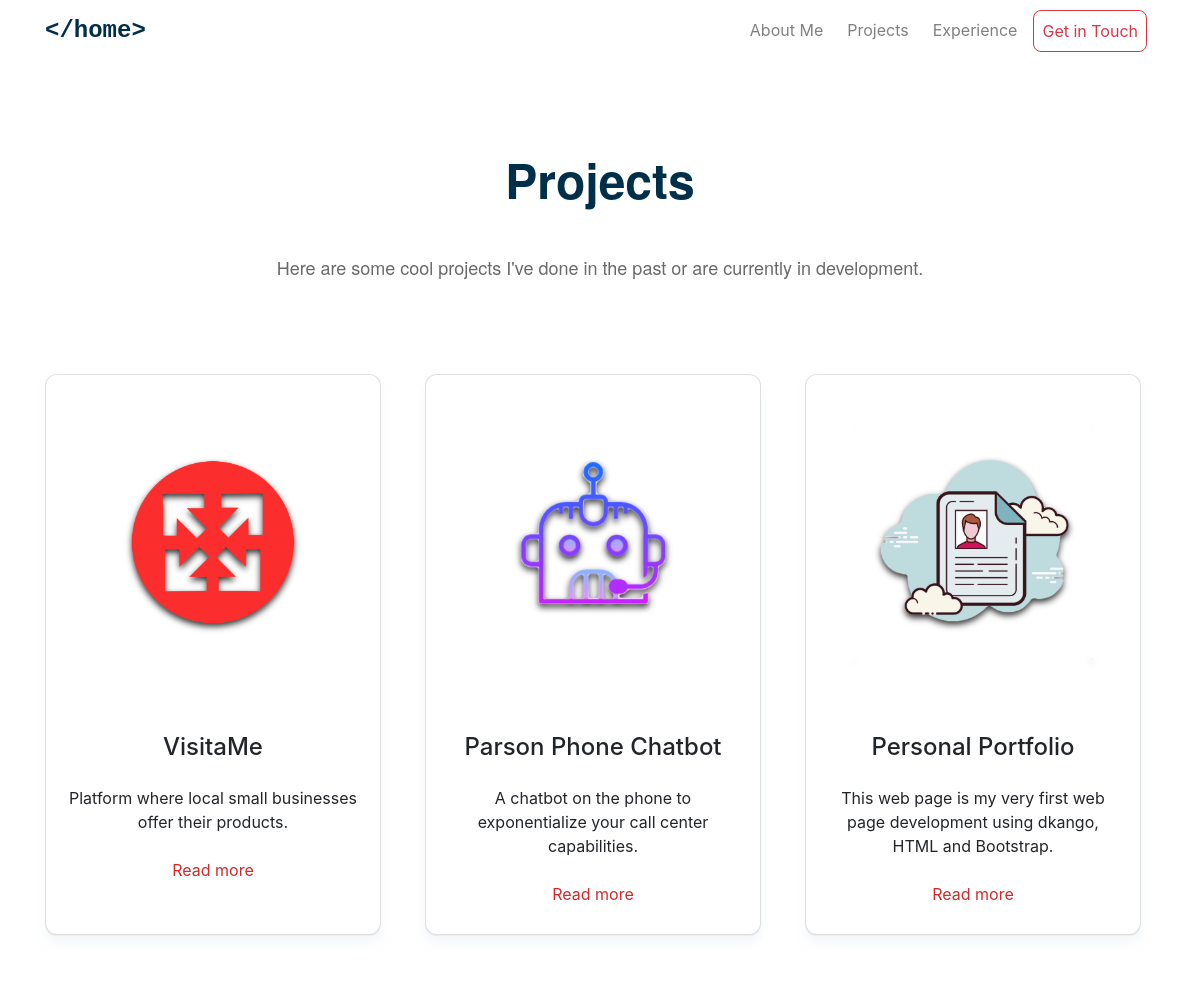
The page /projects/ (upper part) on the database as committed earlier.
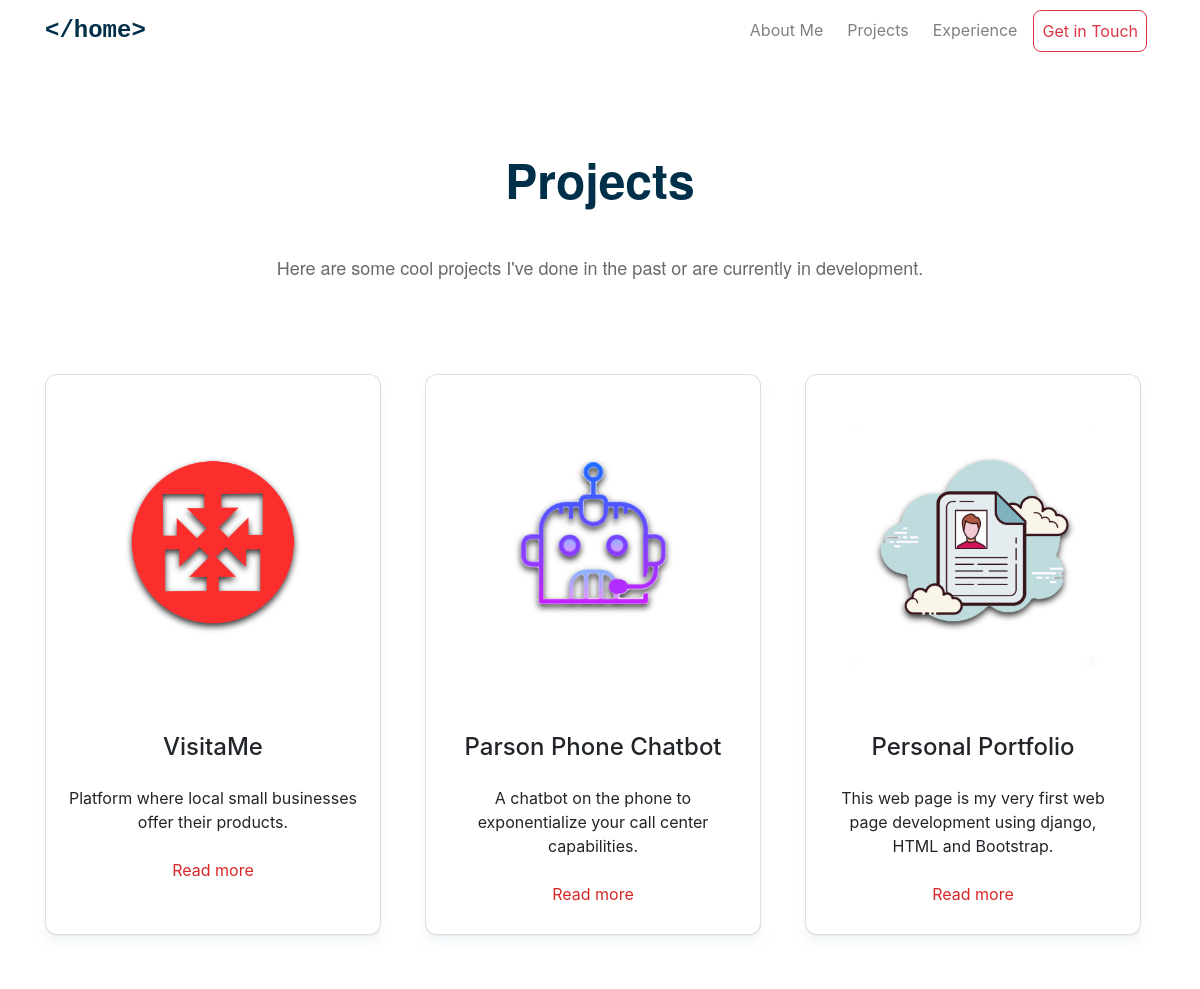
The same page on the database as committed later.
### projects/models.py (models this page shows)
class Project(models.Model):
    title = models.CharField(max_length=100, default="default")
    short = models.CharField(max_length=100, default="default")
    description = models.TextField(default="default")
    technology1 = models.CharField(max_length=20, default="default")
    technology2 = models.CharField(max_length=20, default="default")
    technology3 = models.CharField(max_length=20, default="default")
    link_text = models.CharField(max_length=20, default='default')
    link = models.URLField(default='default')
    image = models.FilePathField(path='/img', default="default")

### projects/views.py (the view)
# urls.py: path("", views.project_index, name="project_index"),
def project_index(request):
    projects = Project.objects.all()
    context = {
        'projects': projects
    }
    return render(request, 'project_index.html', context)

### projects/templates/project_index.html (shortened to what this page needs)
{% extends "base.html" %}
{% load static %}
{% block page_content %}
    <h1 class="text-center ml-auto mr-auto mb-5" style="font-size: 300%; color: #003049;
    font-family: 'Helvetica Neue', sans-serif;">
        <strong>Projects</strong>
    </h1>
    <h6 class="text-center ml-auto mr-auto mb-5 pb-5 font-weight-normal" style="color: dimgray;
    font-family: 'Helvetica Neue', sans-serif; font-size: large">
        Here are some cool projects I've done in the past or are currently in development.
    </h6>
    <div class="row">
    {% for project in projects %}
        <div class="col-sm-4 mb-5 pb-2">
            <div class="card text-center mb-2" style="border-radius: 12px; max-width: 21rem; min-height: 100%;
            box-shadow: rgba(233, 240, 243, 0.5) 0px 8px 8px 0px, rgb(230, 236, 248) 0px 1px 0px 0px;">
                <img class="card-img-top p-1" src="{% static project.image %}" alt="Project Image">
                <div class="card-body">
                    <h4 class="card-title mt-1 mb-4">{{ project.title }}</h4>
                    <p class="card-text mt-3 mb-4">{{ project.short }}</p>
                    <a href="{% url 'project_detail' project.pk %}"
                    style="text-decoration: none; color: #D62828; position: center; bottom: 3px">
                        Read more
                    </a>
                </div>
            </div>
        </div>
    {% endfor %}
    </div>
{% endblock %}

### templates/base.html (shortened to what this page needs)
<!DOCTYPE html>
<html lang="en">
<head>
</head>
<link rel="stylesheet" href="https://stackpath.bootstrapcdn.com/bootstrap/4.1.3/css/bootstrap.min.css">
<nav class="navbar navbar-expand-md mb-5">
    <div class="container">
        <a class="navbar-brand text-monospace font-weight-bold" href="{% url 'home' %}" style="font-family: monospace, monospace; font-size: x-large; color: #003049">&lt;/home&gt;</a>
        <div class="collapse navbar-collapse" id="navbarSupportedContent">
            <ul class="navbar-nav ml-auto justify-content-end">
                <li class="nav-item hover mr-2">
                    <a class="nav-link" href="{% url 'home' %}">
                        About Me
                    </a>
                </li>
                <li class="nav-item hover mr-2">
                    <a class="nav-link" href="{% url 'project_index' %}">
                        Projects
                    </a>
                </li>
                <li class="nav-item hover mr-2">
                    <a class="nav-link" href="{% url 'work_exp' %}">
                        Experience
                    </a>
                </li>
                <li class="nav-item mr-2">
                    <a class=" nav-link btn btn-outline-danger" href="mailto:pablo_blancoc@outlook.es"
                       style="border-radius: 0.5rem">
                        Get in Touch
                    </a>
                </li>
            </ul>
        </div>
    </div>
</nav>
<br>
<div class="container mt-3 mb-3">
    {% block page_content %}{% endblock %}
</div>

### templates/base.html (style rules this page uses)
a { color: grey; }

Rows that differ between the two databases and show on the page:
changed Project "Personal Portfolio": short "This web page is my very first web page development using dkango, HTML and Bootstrap." → "This web page is my very first web page development using django, HTML and Bootstrap."
